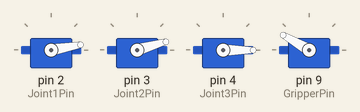
Simulated run of this sketch. Board: Arduino Uno, built with avr-gcc and run on an emulated ATmega328P. On the bench: 4 × servo. What the sketch prints to the serial monitor is not drawn.

Above: at 0.1 s.
Timing chart, 0 to 1.6 s (numbered marks = the images above):
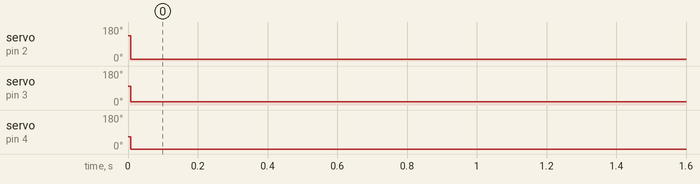

The sketch:

InverseKinematics.ino
```cpp
////////////////////////
// Forward Kinematics //
////////////////////////

#include <Servo.h>
#include <math.h>

// Arm Servo pins
#define Joint1Pin 2
#define Joint2Pin 3
#define Joint3Pin 4
#define GripperPin 9

// Servo Objects
Servo Joint1;
Servo Joint2;
Servo Joint3;
Servo Gripper;

// X, Y, Z Values
float x = 90;
float y = 90;
float z = 90;

// Link lengths (mm)
float l1 = 100;
float l2 = 170;

// Declare thetas
float theta_1;
float theta_2;
float theta_3;

// Starting Joint Angles
int Joint1Angle = 124; // Change 5 sets of angles
int Joint2Angle = 83; // Change 5 sets of angles
int Joint3Angle = 78; // Change 5 sets of angles
int GripperOpen = 150; // Open gripper; Need to tune value
int GripperClose = 60; // Close gripper; Need to tune value

// Joint Angle Offsets
int Joint1Offset = 10; // Your value may be different
int Joint2Offset = 15; // Your value may be different
int Joint3Offset = -14; // Your value may be different

void setup()
{
 Serial.begin(9600);
 Joint1.attach(Joint1Pin);
 Joint2.attach(Joint2Pin);
 Joint3.attach(Joint3Pin);
 Gripper.attach(GripperPin);

 // Write initial values
 Joint1.write(Joint1Angle+Joint1Offset);
 Joint2.write(Joint2Angle+Joint2Offset);
 Joint3.write(Joint3Angle+Joint3Offset);
 Gripper.write(GripperOpen); // Open gripper

 // Calculate new values using inverse kinematics.

 // Calculate theta 3
 float raw_value = (pow(x, 2) + pow(y, 2) + pow(z, 2) - pow(l1, 2) - pow(l2, 2)) / (2 * l1 * l2);
 theta_3 = acos(raw_value);

 // Calculate theta 2
 float thi = atan2(z, (pow(x, 2) + pow(y, 2)));
 float c = sqrt(pow(x, 2) + pow(y, 2) + pow(z, 2));
 float raw_beta = (pow(l1, 2) + pow(c, 2) - pow(l2, 2)) / (2 * l1 * l2);
 float beta = acos(raw_beta);
 theta_2 = thi + beta;

 // Calculate theta 1
 float raw_theta_1 = (y) / sqrt((pow(x, 2) + pow(y, 2)));
 theta_1 = acos(raw_theta_1);

 Serial.println("Test");
 Serial.println((theta_1 * 180) / PI);
 Serial.println((theta_2 * 180) / PI);
 Serial.println((theta_3 * 180) / PI);

 delay(5);
}

void loop()
{
 Joint1.write(theta_1+Joint1Offset);
 Joint2.write(theta_2+Joint2Offset);
 Joint3.write(theta_3+Joint3Offset);
 delay(10);
}
```

Measured:
- by itself, servo on pin 2 (Joint1Pin): 134° → 10° at 0.01 s
- by itself, servo on pin 3 (Joint2Pin): 98° → 16° at 0.01 s
- by itself, servo on pin 4 (Joint3Pin): 64° → 0° at 0.01 s
